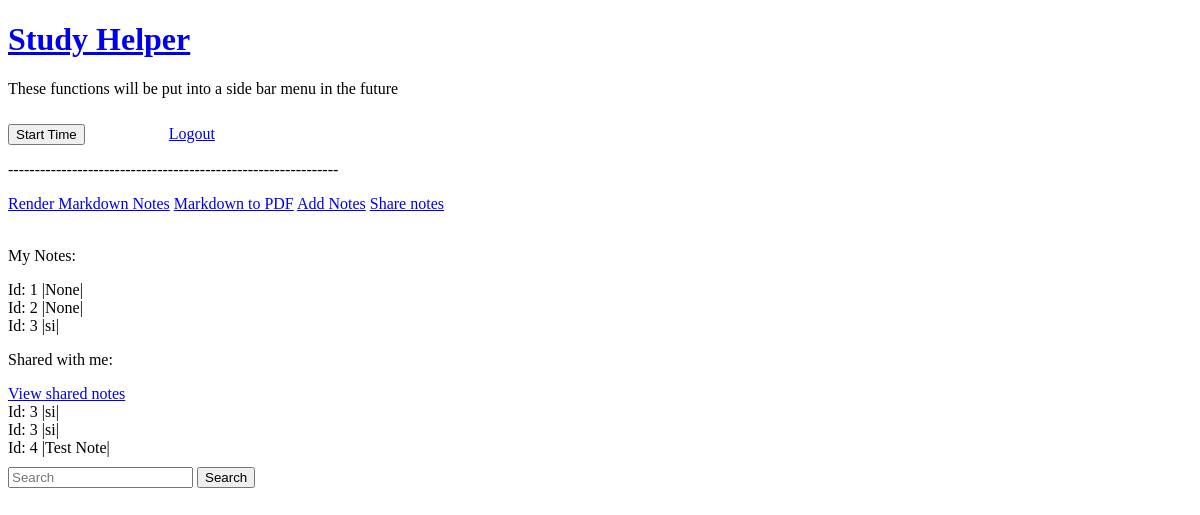
The app's page /notes (signed in) with its own data.
### myapp/models.py (models this page shows)
class Note(UserMixin, db.Model):
    id = db.Column(db.Integer, primary_key=True)
    name = db.Column(db.String(128))
    note = db.Column(db.String(1024), index=True)
    share_id = db.Column(db.Integer)
    author_id = db.Column(db.Integer, db.ForeignKey('user.id'))
    def __repr__(self):
        return f'Id: {self.id} |{self.name}|'

class Noteshare(UserMixin, db.Model):
    id = db.Column(db.Integer, primary_key=True)
    note_id = db.Column(db.Integer)
    note_name = db.Column(db.String)
    target = db.Column(db.Integer)
    def __repr__(self):
        return f'Id: {self.note_id} |{self.note_name}|'

### myapp/routes.py (the view)
@myapp_obj.route("/notes")
@login_required
def notes_portal():
    list = Note.query.filter_by(author_id = current_user.get_id())
    user = User.query.get(current_user.get_id())
    shareList = Noteshare.query.filter_by(target = user.username)
    return render_template('notes/notes_portal.html', list=list, shareList=shareList)

### myapp/models.py (called while the page is built)
@login.user_loader
def load_user(id):
    return User.query.get(int(id))

### myapp/templates/notes/notes_portal.html
{% extends "user/user_menu.html" %}
{% block content %}
<a href='/notes/render'>Render Markdown Notes</a>
<a href='/notes/mark-to-pdf'>Markdown to PDF</a>
<a href='/notes/add'<a>Add Notes</a>
<a href='/notes/share'>Share notes</a>
<br>
<br>
<p>My Notes:</p>
{% for note in list %}
    {{note}}<br>
{% endfor %}
<p>Shared with me:</p>
<a href='/notes/view'>View shared notes</a>
<br>
{% for note in shareList %}
    {{note}}<br>
{% endfor %}
{% endblock %}

### myapp/static/css/pomodoro.css (style rules this page uses)
body { margin: 20; padding: 10; }

### records on screen
Note: id+name "Id: 1 |None|"
Note: id+name "Id: 2 |None|"
Note: id+name "Id: 3 |si|"
Noteshare: note+note_name "Id: 3 |si|"
Noteshare: note+note_name "Id: 3 |si|"
Noteshare: note+note_name "Id: 4 |Test Note|"
